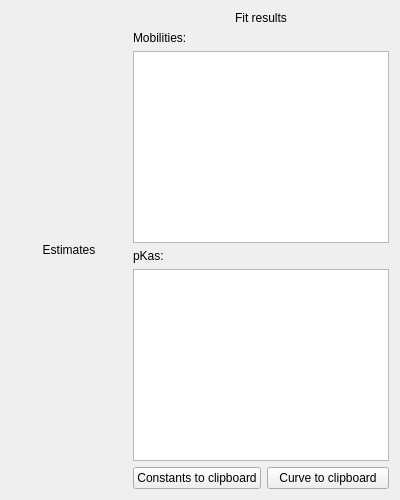
<?xml version="1.0" encoding="UTF-8"?>
<ui version="4.0">
 <class>AnalyteDataWidget</class>
 <widget class="QWidget" name="AnalyteDataWidget">
  <property name="geometry">
   <rect>
    <x>0</x>
    <y>0</y>
    <width>400</width>
    <height>300</height>
   </rect>
  </property>
  <property name="sizePolicy">
   <sizepolicy hsizetype="Minimum" vsizetype="Preferred">
    <horstretch>0</horstretch>
    <verstretch>0</verstretch>
   </sizepolicy>
  </property>
  <property name="windowTitle">
   <string>Form</string>
  </property>
  <layout class="QHBoxLayout" name="horizontalLayout">
   <item>
    <layout class="QVBoxLayout" name="qvlay_estimates">
     <property name="spacing">
      <number>0</number>
     </property>
     <item>
      <widget class="QLabel" name="ql_estimatesCaption">
       <property name="text">
        <string>Estimates</string>
       </property>
       <property name="alignment">
        <set>Qt::AlignCenter</set>
       </property>
      </widget>
     </item>
    </layout>
   </item>
   <item>
    <layout class="QVBoxLayout" name="qvlay_results">
     <property name="sizeConstraint">
      <enum>QLayout::SetMinimumSize</enum>
     </property>
     <item>
      <widget class="QLabel" name="ql_resultsCaption">
       <property name="sizePolicy">
        <sizepolicy hsizetype="Minimum" vsizetype="Minimum">
         <horstretch>0</horstretch>
         <verstretch>0</verstretch>
        </sizepolicy>
       </property>
       <property name="text">
        <string>Fit results</string>
       </property>
       <property name="alignment">
        <set>Qt::AlignCenter</set>
       </property>
      </widget>
     </item>
     <item>
      <widget class="QLabel" name="qp_fittedMobilities">
       <property name="text">
        <string>Mobilities:</string>
       </property>
      </widget>
     </item>
     <item>
      <widget class="QTableView" name="qtbv_fittedMobilities">
       <property name="sizePolicy">
        <sizepolicy hsizetype="Minimum" vsizetype="MinimumExpanding">
         <horstretch>0</horstretch>
         <verstretch>0</verstretch>
        </sizepolicy>
       </property>
      </widget>
     </item>
     <item>
      <widget class="QLabel" name="ql_fittedpKas">
       <property name="text">
        <string>pKas:</string>
       </property>
      </widget>
     </item>
     <item>
      <widget class="QTableView" name="qtbv_fittedpKas">
       <property name="sizePolicy">
        <sizepolicy hsizetype="Minimum" vsizetype="MinimumExpanding">
         <horstretch>0</horstretch>
         <verstretch>0</verstretch>
        </sizepolicy>
       </property>
      </widget>
     </item>
     <item>
      <layout class="QHBoxLayout" name="qhlay_controls">
       <property name="sizeConstraint">
        <enum>QLayout::SetMinimumSize</enum>
       </property>
       <item>
        <widget class="QPushButton" name="qpb_resultsToClipboard">
         <property name="sizePolicy">
          <sizepolicy hsizetype="Minimum" vsizetype="Fixed">
           <horstretch>1</horstretch>
           <verstretch>0</verstretch>
          </sizepolicy>
         </property>
         <property name="text">
          <string>Constants to clipboard</string>
         </property>
        </widget>
       </item>
       <item>
        <widget class="QPushButton" name="qpb_curveToClipboard">
         <property name="sizePolicy">
          <sizepolicy hsizetype="Minimum" vsizetype="Fixed">
           <horstretch>1</horstretch>
           <verstretch>0</verstretch>
          </sizepolicy>
         </property>
         <property name="text">
          <string>Curve to clipboard</string>
         </property>
        </widget>
       </item>
      </layout>
     </item>
    </layout>
   </item>
  </layout>
 </widget>
 <resources/>
 <connections/>
</ui>
